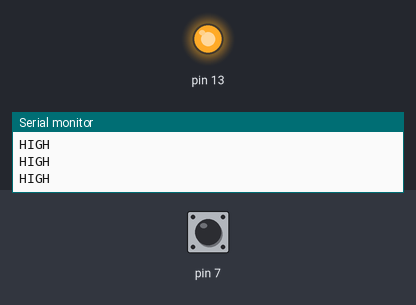
The sketch below on a simulated Arduino Uno, built with avr-gcc and run on an emulated ATmega328P. On the bench: output pins drawn as LEDs (lit = HIGH), the last lines printed to the serial monitor. Inputs (shaded band) come from the test bench; at power-on: pin 7 HIGH.

Above: at 1.2 s.
1.3 s: pin 7 pulled LOW for 0.15 s
At 1.4 s:
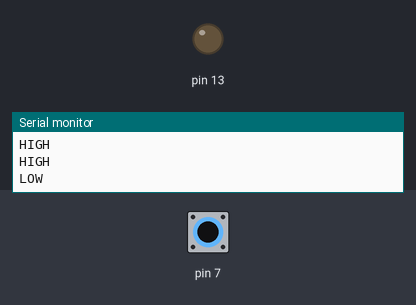
3.0 s: pin 7 pulled LOW for 3.2 s
At 7.5 s:
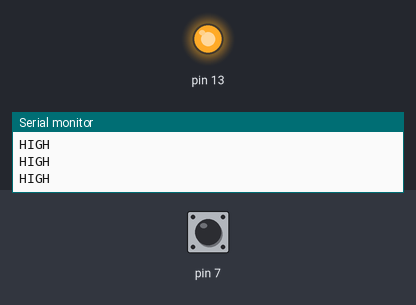
Timing chart, 0 to 9.0 s (numbered marks = the images above; inputs shaded):
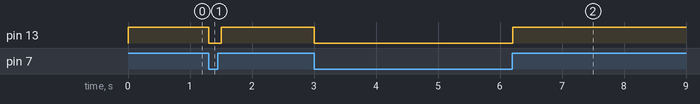

Measured:
- after the input at 1.3 s, pin 13: HIGH → LOW at once, → HIGH 0.20 s later
- after the input at 3.0 s, pin 13: HIGH → LOW at once, → HIGH 3.2 s later

The sketch:

toggleswitch.ino
```cpp
//검은선, 125쪽 GND, 반대쪽 5V , 가운데 7번핀
void setup() {
  Serial.begin(9600);
  pinMode(7, INPUT_PULLUP);  // 버튼 7번핀, 내부 풀업저항
  pinMode(13, OUTPUT);       // LED 13번 핀
  digitalWrite(13, LOW);
}
void loop() {
  if (digitalRead(7) == 1) {
    digitalWrite(13, HIGH);  // LED ON 125쪽
    Serial.println("HIGH");
  }
  else {
    digitalWrite(13, LOW);  // LED OFF 6A쪽
    Serial.println("LOW");
  }
  delay(100);
}
```
